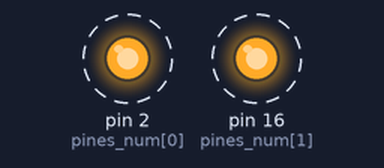
This program was run on a simulated MicroPython board. Parts: output pins drawn as LEDs (lit = HIGH). Dashed ring = blinking. What the program prints to the serial console is not drawn.

Above: at 0.2 s.
Timing chart, 0 to 4.6 s (numbered marks = the images above):
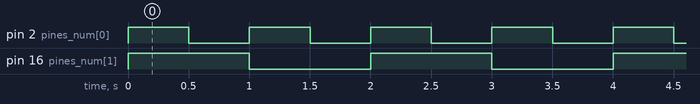

Measured:
- by itself, pin 2 (pines_num[0]): alternates HIGH for 0.50 s and LOW for 0.50 s
- by itself, pin 16 (pines_num[1]): alternates HIGH for 1.0 s and LOW for 1.0 s
- by itself, everything shown: repeats every 2.0 s, in 4 steps

The program:

count_led.py
```python
import machine
import time

global p

def bin_pin(num):
    msb,lsb=((num&2)>>1),num&1
    p[0].value(not lsb)
    p[1].value(not msb)
    '''
    nB=bin(num)[2:][::-1]
    lsb=int(nB[0])
    msb=int(nB[1])
    p[0].value(lsb)
    p[1].value(msb)
    print(p[0].value(),':',p[0].value())
    print('\n')
    '''
pines_num=[2,16]
p=[None]*len(pines_num)

for i in pines_num:
    p[pines_num.index(i)]=machine.Pin(i,machine.Pin.OUT)
'''
for i in p:
    print('p:',i)
'''
count=0
print('while')

while True:
    try:
        bin_pin(count)
        print(bin(count))
        count+=1
        time.sleep(0.5)
        if(count==4):
            count=0
    except:
        break
p[0].value(0)
p[1].value(0)
```
